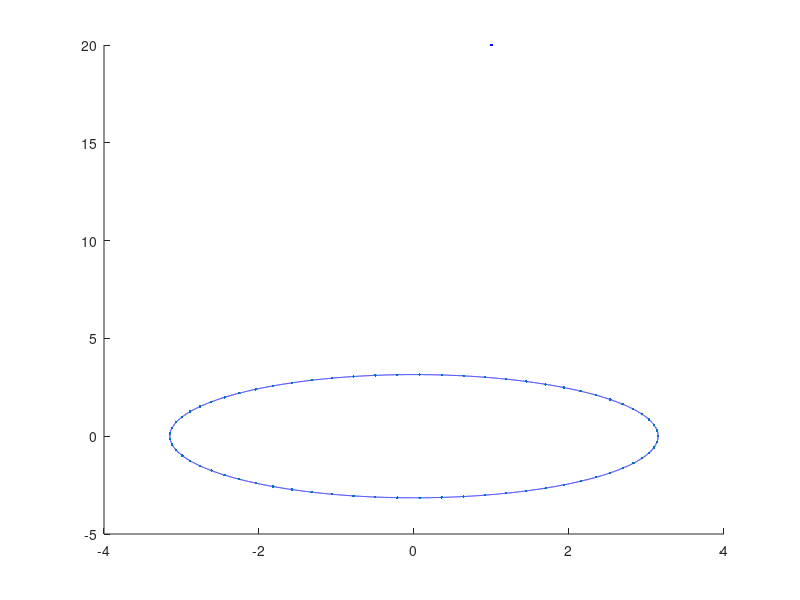
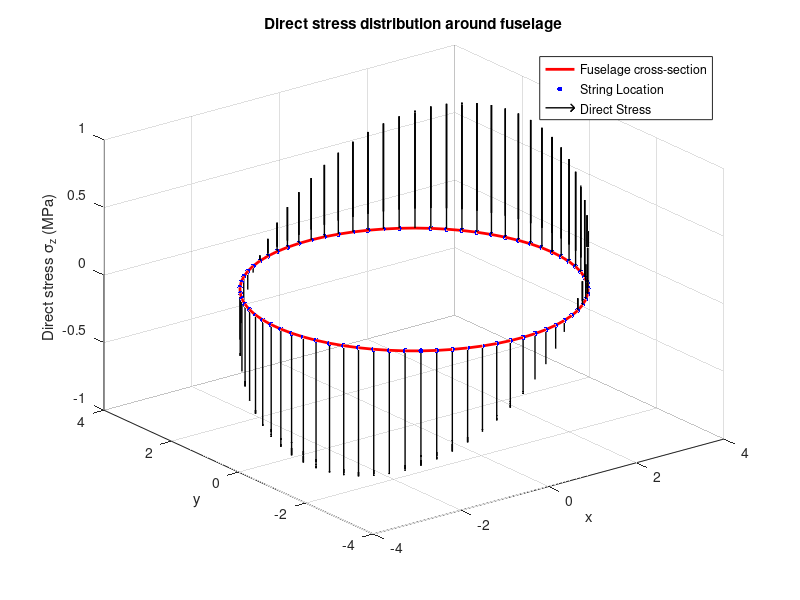

Here is the MATLAB script that generated these plots, in order:
clear
clc

moment_x = 1e5; % bending moment about x
moment_y = 2e5; % bending moment about y
d_fuslg = 6.3; % fuselage diameter
dl_stringer = 0.15; % stringer spacing
no_stringer = 70; % number of stringers
t_skin = 0.003; % skin thickness
A_stringer = 0.00055; % one stringer area
A_boom = A_stringer + 15*t_skin*t_skin; % boom area

boom_angle = linspace(0,360,no_stringer);
x = d_fuslg/2 * cos(deg2rad(boom_angle));
y = d_fuslg/2 * sin(deg2rad(boom_angle));
z = zeros(1,no_stringer);
u = zeros(1,no_stringer);
v = zeros(1,no_stringer);

figure(1)
hold on
plot((d_fuslg/2).*cosd(0:0.01:360) , (d_fuslg/2).*sind(0:0.01:360),'b-')
plot(x,y,".",MarkerSize=20 , Color='b')
hold off

Ix = sum(A_boom*(y.*y)); % second moment of area about x
Iy = sum(A_boom*(x.*x)); % second moment of area about y

x_max = max(x); % max x distance from centre
y_max = max(y); % max y distance from centre

sigx = moment_x*y/Ix;
sigy = moment_y*x/Iy;

sigx_max = max(sigx);
sigy_max = max(sigy);

% Plot fuselage cross-section
figure;
hold on;
grid on;
plot3(x, y, z, 'LineWidth', 2,'Color','r'); % Circular fuselage cross-section
plot3(x, y, z, '.','MarkerSize', 12,'Color','b')


% Plot stress vectors at each stringer location
quiver3(x, y, z, u, v, sigx+sigy, 'k', 'LineWidth', 1, 'MaxHeadSize', 0.5);

% Labels and title
xlabel('x');
ylabel('y');
zlabel('Direct stress \sigma_z (MPa)');
title('Direct stress distribution around fuselage');
legend({'Fuselage cross-section', 'String Location','Direct Stress'}, 'Location', 'northeast');

view(3); % Set 3D view
hold off;
